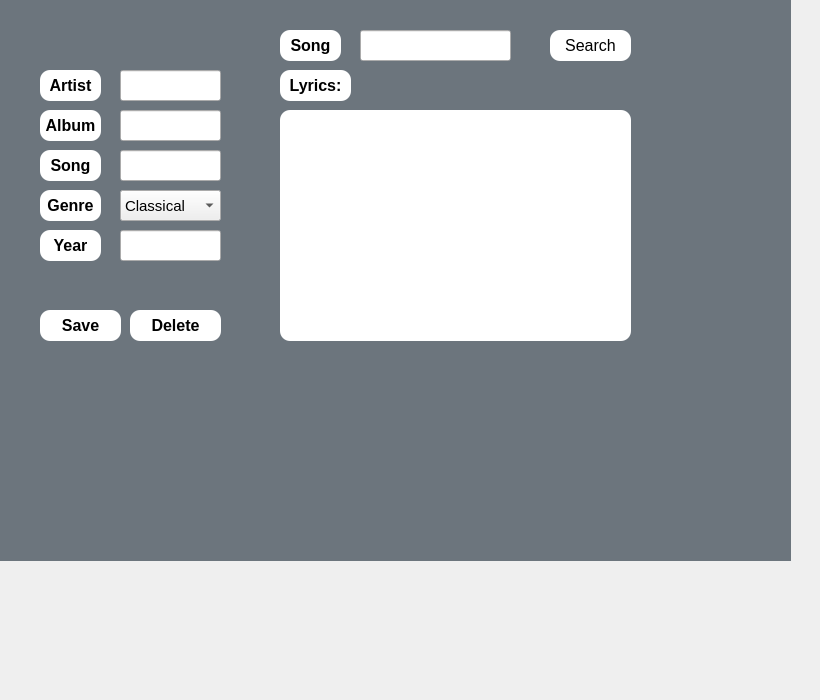
    <widget class="QWidget" name="edit_page">
     <attribute name="title">
      <string>Page</string>
     </attribute>
     <widget class="QPlainTextEdit" name="lyrics_2">
      <property name="geometry">
       <rect>
        <x>280</x>
        <y>110</y>
        <width>351</width>
        <height>231</height>
       </rect>
      </property>
      <property name="font">
       <font>
        <pointsize>12</pointsize>
       </font>
      </property>
      <property name="styleSheet">
       <string notr="true">    QPlainTextEdit {
	background-color: rgb(255, 255, 255);
        border-radius: 10px;
        padding: 5px;
    }</string>
      </property>
     </widget>
     <widget class="QPushButton" name="searchB">
      <property name="geometry">
       <rect>
        <x>550</x>
        <y>30</y>
        <width>81</width>
        <height>31</height>
       </rect>
      </property>
      <property name="font">
       <font>
        <pointsize>12</pointsize>
       </font>
      </property>
      <property name="styleSheet">
       <string notr="true">    QPushButton {
	background-color: rgb(255, 255, 255);
        border-radius: 10px;
        padding: 5px;
    }</string>
      </property>
      <property name="text">
       <string>Search</string>
      </property>
     </widget>
     <widget class="QPushButton" name="deleteB">
      <property name="geometry">
       <rect>
        <x>130</x>
        <y>310</y>
        <width>91</width>
        <height>31</height>
       </rect>
      </property>
      <property name="font">
       <font>
        <pointsize>12</pointsize>
        <bold>true</bold>
       </font>
      </property>
      <property name="styleSheet">
       <string notr="true">    QPushButton {
	background-color: rgb(255, 255, 255);
        border-radius: 10px;
        padding: 5px;
    }</string>
      </property>
      <property name="text">
       <string>Delete</string>
      </property>
     </widget>
     <widget class="QLabel" name="bg_edit">
      <property name="geometry">
       <rect>
        <x>-20</x>
        <y>-130</y>
        <width>811</width>
        <height>691</height>
       </rect>
      </property>
      <property name="styleSheet">
       <string notr="true">background-color: #6C757D ;
color: #2C3E50;</string>
      </property>
      <property name="text">
       <string/>
      </property>
      <property name="pixmap">
       <pixmap resource="wall/bg.qrc">:/newPrefix/889d0311af25dd85e87efb8f968b1d90.jpg</pixmap>
      </property>
     </widget>
     <widget class="QLabel" name="artist_3">
      <property name="geometry">
       <rect>
        <x>40</x>
        <y>70</y>
        <width>61</width>
        <height>31</height>
       </rect>
      </property>
      <property name="font">
       <font>
        <pointsize>12</pointsize>
        <bold>true</bold>
       </font>
      </property>
      <property name="layoutDirection">
       <enum>Qt::LeftToRight</enum>
      </property>
      <property name="styleSheet">
       <string notr="true">    QLabel {
	background-color: rgb(255, 255, 255);
        border-radius: 10px;
        padding: 5px;
    }</string>
      </property>
      <property name="text">
       <string>Artist</string>
      </property>
      <property name="alignment">
       <set>Qt::AlignCenter</set>
      </property>
     </widget>
     <widget class="QLineEdit" name="year_edit">
      <property name="geometry">
       <rect>
        <x>120</x>
        <y>230</y>
        <width>101</width>
        <height>31</height>
       </rect>
      </property>
      <property name="font">
       <font>
        <pointsize>11</pointsize>
       </font>
      </property>
     </widget>
     <widget class="QLabel" name="label_47">
      <property name="geometry">
       <rect>
        <x>40</x>
        <y>230</y>
        <width>61</width>
        <height>31</height>
       </rect>
      </property>
      <property name="font">
       <font>
        <pointsize>12</pointsize>
        <bold>true</bold>
       </font>
      </property>
      <property name="layoutDirection">
       <enum>Qt::LeftToRight</enum>
      </property>
      <property name="styleSheet">
       <string notr="true">    QLabel {
	background-color: rgb(255, 255, 255);
        border-radius: 10px;
        padding: 5px;
    }</string>
      </property>
      <property name="text">
       <string>Year</string>
      </property>
      <property name="alignment">
       <set>Qt::AlignCenter</set>
      </property>
     </widget>
     <widget class="QLabel" name="label_45">
      <property name="geometry">
       <rect>
        <x>40</x>
        <y>110</y>
        <width>61</width>
        <height>31</height>
       </rect>
      </property>
      <property name="font">
       <font>
        <pointsize>12</pointsize>
        <bold>true</bold>
       </font>
      </property>
      <property name="layoutDirection">
       <enum>Qt::LeftToRight</enum>
      </property>
      <property name="styleSheet">
       <string notr="true">    QLabel {
	background-color: rgb(255, 255, 255);
        border-radius: 10px;
        padding: 5px;
    }</string>
      </property>
      <property name="text">
       <string>Album</string>
      </property>
      <property name="alignment">
       <set>Qt::AlignCenter</set>
      </property>
     </widget>
     <widget class="QComboBox" name="comboBox_12">
      <property name="geometry">
       <rect>
        <x>120</x>
        <y>190</y>
        <width>101</width>
        <height>31</height>
       </rect>
      </property>
      <property name="font">
       <font>
        <pointsize>11</pointsize>
        <bold>false</bold>
       </font>
      </property>
      <item>
       <property name="text">
        <string>Classical</string>
       </property>
      </item>
      <item>
       <property name="text">
        <string>Rap</string>
       </property>
      </item>
      <item>
       <property name="text">
        <string>Rock</string>
       </property>
      </item>
      <item>
       <property name="text">
        <string>Metal</string>
       </property>
      </item>
      <item>
       <property name="text">
        <string>Hip-hop</string>
       </property>
      </item>
      <item>
       <property name="text">
        <string>K-pop</string>
       </property>
      </item>
     </widget>
     <widget class="QLineEdit" name="song_edit">
      <property name="geometry">
       <rect>
        <x>120</x>
        <y>150</y>
        <width>101</width>
        <height>31</height>
       </rect>
      </property>
      <property name="font">
       <font>
        <pointsize>11</pointsize>
       </font>
      </property>
     </widget>
     <widget class="QLabel" name="label_46">
      <property name="geometry">
       <rect>
        <x>40</x>
        <y>150</y>
        <width>61</width>
        <height>31</height>
       </rect>
      </property>
      <property name="font">
       <font>
        <pointsize>12</pointsize>
        <bold>true</bold>
       </font>
      </property>
      <property name="layoutDirection">
       <enum>Qt::LeftToRight</enum>
      </property>
      <property name="styleSheet">
       <string notr="true">    QLabel {
	background-color: rgb(255, 255, 255);
        border-radius: 10px;
        padding: 5px;
    }</string>
      </property>
      <property name="text">
       <string>Song</string>
      </property>
      <property name="alignment">
       <set>Qt::AlignCenter</set>
      </property>
     </widget>
     <widget class="QLabel" name="label_48">
      <property name="geometry">
       <rect>
        <x>40</x>
        <y>190</y>
        <width>61</width>
        <height>31</height>
       </rect>
      </property>
      <property name="font">
       <font>
        <pointsize>12</pointsize>
        <bold>true</bold>
       </font>
      </property>
      <property name="layoutDirection">
       <enum>Qt::LeftToRight</enum>
      </property>
      <property name="styleSheet">
       <string notr="true">    QLabel {
	background-color: rgb(255, 255, 255);
        border-radius: 10px;
        padding: 5px;
    }</string>
      </property>
      <property name="text">
       <string>Genre</string>
      </property>
      <property name="alignment">
       <set>Qt::AlignCenter</set>
      </property>
     </widget>
     <widget class="QLineEdit" name="artist_edit">
      <property name="geometry">
       <rect>
        <x>120</x>
        <y>70</y>
        <width>101</width>
        <height>31</height>
       </rect>
      </property>
      <property name="font">
       <font>
        <pointsize>11</pointsize>
       </font>
      </property>
     </widget>
     <widget class="QLineEdit" name="album_edit">
      <property name="geometry">
       <rect>
        <x>120</x>
        <y>110</y>
        <width>101</width>
        <height>31</height>
       </rect>
      </property>
      <property name="font">
       <font>
        <pointsize>11</pointsize>
       </font>
      </property>
     </widget>
     <widget class="QLabel" name="label_43">
      <property name="geometry">
       <rect>
        <x>280</x>
        <y>70</y>
        <width>71</width>
        <height>31</height>
       </rect>
      </property>
      <property name="font">
       <font>
        <pointsize>12</pointsize>
        <bold>true</bold>
       </font>
      </property>
      <property name="layoutDirection">
       <enum>Qt::LeftToRight</enum>
      </property>
      <property name="styleSheet">
       <string notr="true">    QLabel {
	background-color: rgb(255, 255, 255);
        border-radius: 10px;
        padding: 5px;
    }</string>
      </property>
      <property name="text">
       <string>Lyrics:</string>
      </property>
      <property name="alignment">
       <set>Qt::AlignCenter</set>
      </property>
     </widget>
     <widget class="QPushButton" name="saveB_3">
      <property name="geometry">
       <rect>
        <x>40</x>
        <y>310</y>
        <width>81</width>
        <height>31</height>
       </rect>
      </property>
      <property name="font">
       <font>
        <pointsize>12</pointsize>
        <bold>true</bold>
       </font>
      </property>
      <property name="styleSheet">
       <string notr="true">    QPushButton {
	background-color: rgb(255, 255, 255);
        border-radius: 10px;
        padding: 5px;
    }</string>
      </property>
      <property name="text">
       <string>Save</string>
      </property>
     </widget>
     <widget class="QLabel" name="label_49">
      <property name="geometry">
       <rect>
        <x>280</x>
        <y>30</y>
        <width>61</width>
        <height>31</height>
       </rect>
      </property>
      <property name="font">
       <font>
        <pointsize>12</pointsize>
        <bold>true</bold>
       </font>
      </property>
      <property name="layoutDirection">
       <enum>Qt::LeftToRight</enum>
      </property>
      <property name="styleSheet">
       <string notr="true">    QLabel {
	background-color: rgb(255, 255, 255);
        border-radius: 10px;
        padding: 5px;
    }</string>
      </property>
      <property name="text">
       <string>Song</string>
      </property>
      <property name="alignment">
       <set>Qt::AlignCenter</set>
      </property>
     </widget>
     <widget class="QLineEdit" name="song_search">
      <property name="geometry">
       <rect>
        <x>360</x>
        <y>30</y>
        <width>151</width>
        <height>31</height>
       </rect>
      </property>
      <property name="font">
       <font>
        <pointsize>11</pointsize>
       </font>
      </property>
     </widget>
     <zorder>bg_edit</zorder>
     <zorder>lyrics_2</zorder>
     <zorder>searchB</zorder>
     <zorder>deleteB</zorder>
     <zorder>artist_3</zorder>
     <zorder>year_edit</zorder>
     <zorder>label_47</zorder>
     <zorder>label_45</zorder>
     <zorder>comboBox_12</zorder>
     <zorder>song_edit</zorder>
     <zorder>label_46</zorder>
     <zorder>label_48</zorder>
     <zorder>artist_edit</zorder>
     <zorder>album_edit</zorder>
     <zorder>label_43</zorder>
     <zorder>saveB_3</zorder>
     <zorder>label_49</zorder>
     <zorder>song_search</zorder>
    </widget>
